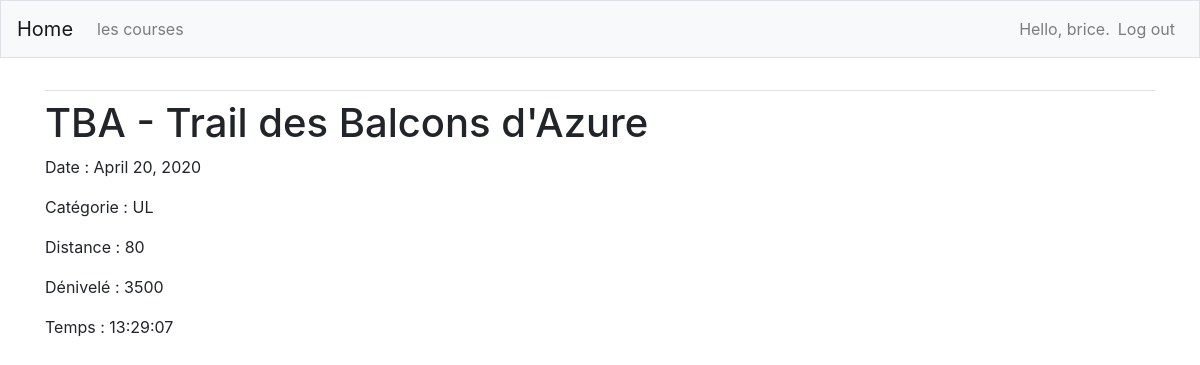
/races/4/ (signed in), run on the app's committed database.
### races/models.py (models this page shows, shortened)
class Race(models.Model):
    name = models.CharField(max_length = 100)
    date = models.DateField(default=date.today())
    category = models.CharField(max_length = 50)
    class category(models.TextChoices):
        TRAIL = 'TR', _('Trail')
        ULTRA = 'UL', _('Ultra')
        MARATHON = 'MA', _('Marathon')
        SEMI = 'SE', _('Semi')
        AUTRE = 'AU', _('Autre')
    category = models.CharField(
        max_length=2,
        choices = category.choices,
        default = category.TRAIL,
    )
    distance = models.SmallIntegerField()
    deniv = models.SmallIntegerField()
    time = models.CharField(max_length = 8)
    date_added = models.DateTimeField(auto_now_add = True)

### races/views.py (the view)
# urls.py: path('<int:race_id>/', views.detail, name='detail'),
@login_required
def detail(request, race_id):
    race = get_object_or_404(Race, pk = race_id)
    return render(request, 'races/detail.html', {'race': race})

### races/templates/races/detail.html (shortened to what this page needs)
{% extends "races/base.html" %}
{% block content %}
<h1>{{ race.name }}</h1>
<p>Date : {{ race.date }}</p>
<p>Catégorie : {{ race.category }}</p>
<p>Distance : {{ race.distance }}</p>
<p>Dénivelé : {{ race.deniv }}</p>
<p>Temps : {{ race.time }}</p>
{% endblock content %}

### races/templates/races/base.html (shortened to what this page needs)
{% load bootstrap4 %}
<!doctype html>
<html lang="en">
<head>
  {% bootstrap_css %}
</head>
<body>
    <nav class="navbar navbar-expand-md navbar-light bg-light mb-4 border">
    <a class="navbar-brand" href="{% url 'races:index'%}">Home</a>
    <div class="collapse navbar-collapse" id="navbarCollapse">
      <ul class="navbar-nav mr-auto">
        <li class="nav-item">
          <a class="nav-link" href="{% url 'races:race_list'%}">les courses</a>
        </li>
      </ul>
      <ul class="navbar-nav ml-auto">
        {% if user.is_authenticated %}
            <li class="nav-item">
                <span class="navbar-text">Hello, {{ user.username }}.</span>
            </li>
            <li class="nav-item">
                <a class="nav-link" href="{% url 'users:logout' %}">Log out</a>
            </li>
        {% else %}
            <li class="nav-item">
                <a class="nav-link" href="{% url 'users:login' %}">Log in</a>
            </li>
        {% endif %}
      </ul>
    </div>
  </nav>
  <main role="main" class="container">
    <div class="pb-2 mb-2 border-bottom">
    </div>
    <div>
      {% block content %}{% endblock content %}
    </div>
  </main>
</body>
</html>

### data on the page
Race: name "TBA - Trail des Balcons d'Azure", date "April 20, 2020", category "UL", distance "80", deniv "3500", time "13:29:07"

### other printed values
{{ user.username }} "brice"
